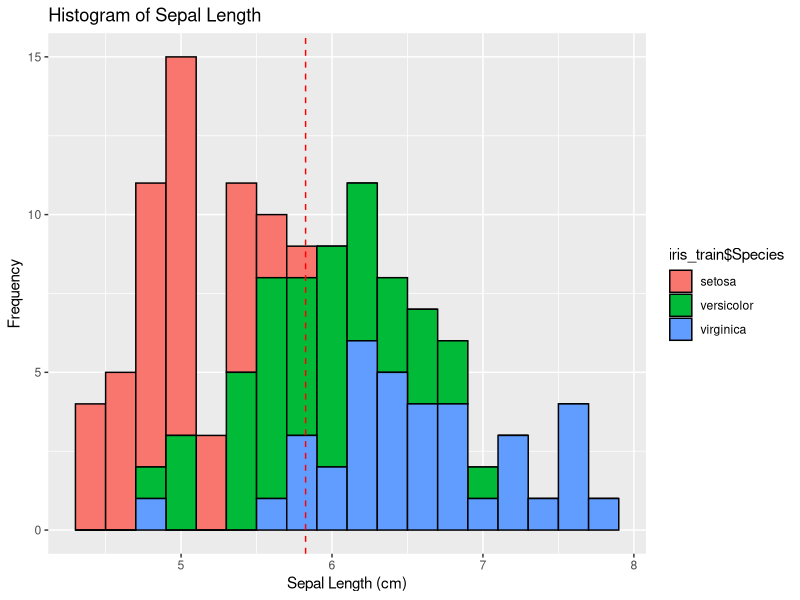
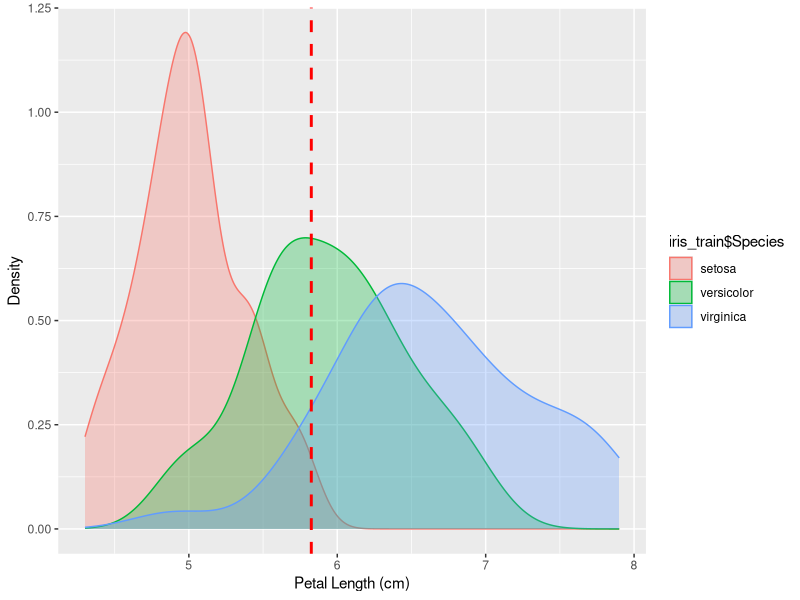
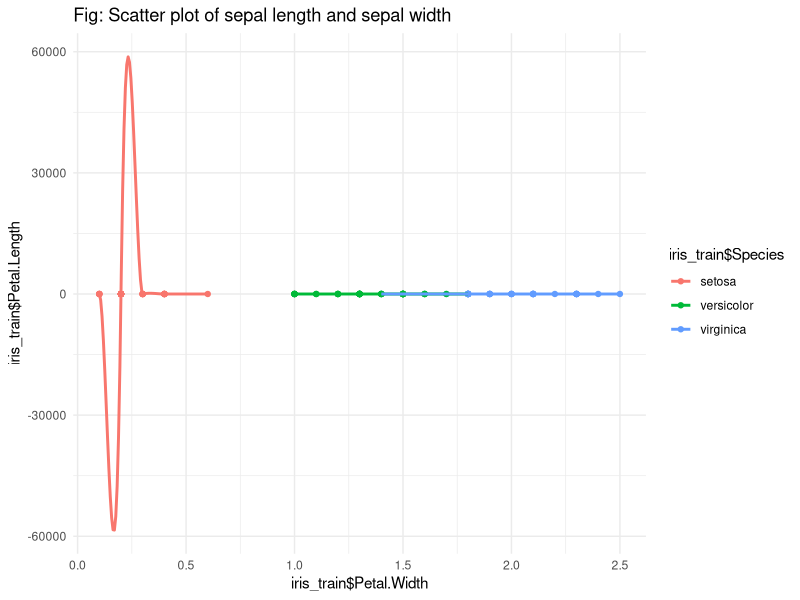
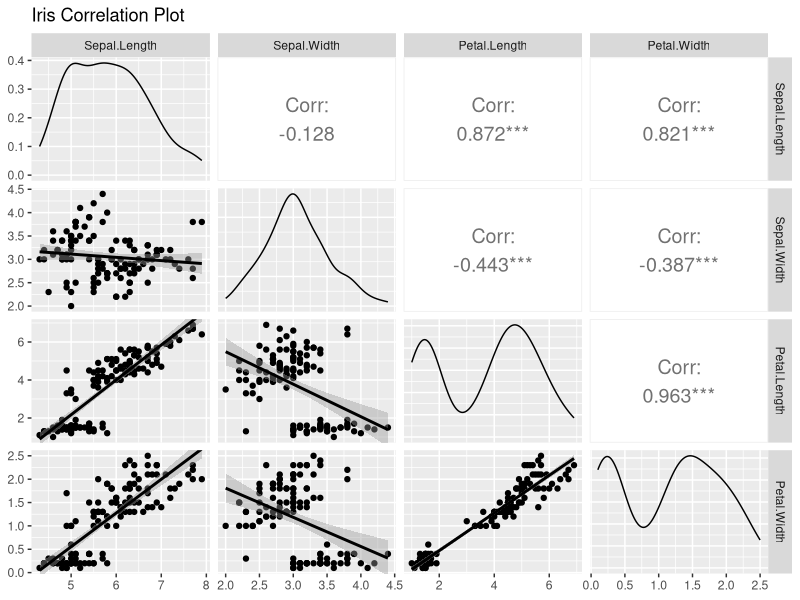

R code for these plots, in order:
## ---- chunk 1
library(knitr)
kable(head(iris))
## ---- chunk 2
library(knitr)
set.seed(12462210)
iris_train<-iris[sample(x=nrow(iris), size=nrow(iris)*0.80),]
kable(summary(iris_train[1:4]),row.names = TRUE, col.names = c('Sepal Length', 'Spal Width', 'Petal Length', 'Petal Width'))
## ---- chunk 3
set.seed(12462210)
iris_train<-iris[sample(x=nrow(iris), size=nrow(iris)*0.80),]
library(ggplot2)
#Sepal.Length###################
ggplot(data=iris_train, aes(x=iris_train$Sepal.Length))+
  geom_histogram(binwidth=0.2, color="black", aes(fill=iris_train$Species)) + 
  xlab("Sepal Length (cm)") +  
  ylab("Frequency") +
  ggtitle("Histogram of Sepal Length")+
  geom_vline(data=iris_train, aes(xintercept = mean(iris_train$Sepal.Length)),linetype="dashed",color="red")+ scale_colour_manual(values=c("red","green","blue"))

## ---- chunk 4
ggplot(iris_train, aes(x=iris_train$Sepal.Length, colour=iris_train$Species, fill=iris_train$Species)) +
  geom_density(alpha=.3) +
  geom_vline(aes(xintercept=mean(iris_train$Sepal.Length),  colour=iris_train$Species),linetype="dashed",color="red", size=1)+
  xlab("Petal Length (cm)") +  
  ylab("Density")

## ---- chunk 5
library(ggplot2)
ggplot(data=iris_train,aes(x=iris_train$Petal.Width, y=iris_train$Petal.Length, color= iris_train$Species)) + geom_point() +geom_smooth(se=FALSE) + theme_minimal() + ggtitle("Fig: Scatter plot of sepal length and sepal width")

## ---- chunk 6
library(GGally)
ggpairs(data = iris_train[1:4],
        title = "Iris Correlation Plot",
        upper = list(continuous = wrap("cor", size = 5)), 
        lower = list(continuous = "smooth")
       
)
